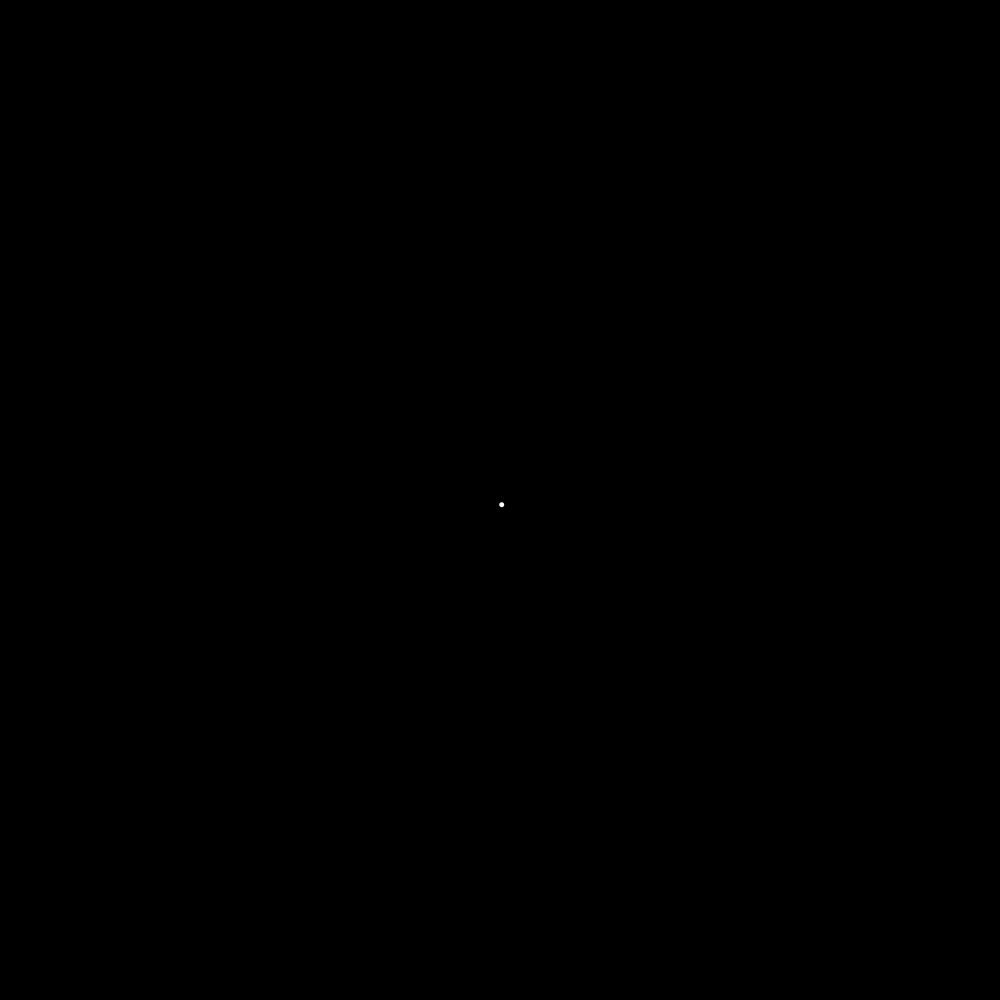
Frame 1 (no input)
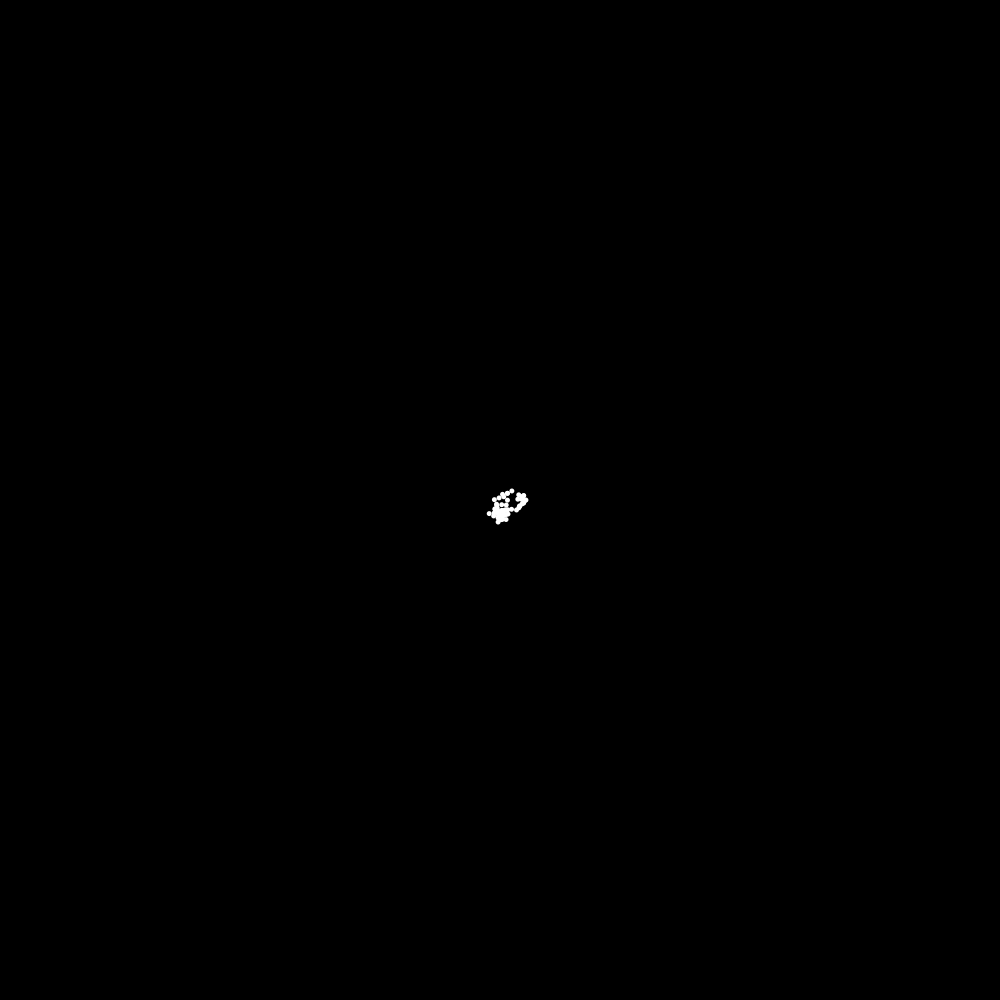
Frame 60 (the mouse pressed at the canvas centre just before this capture)
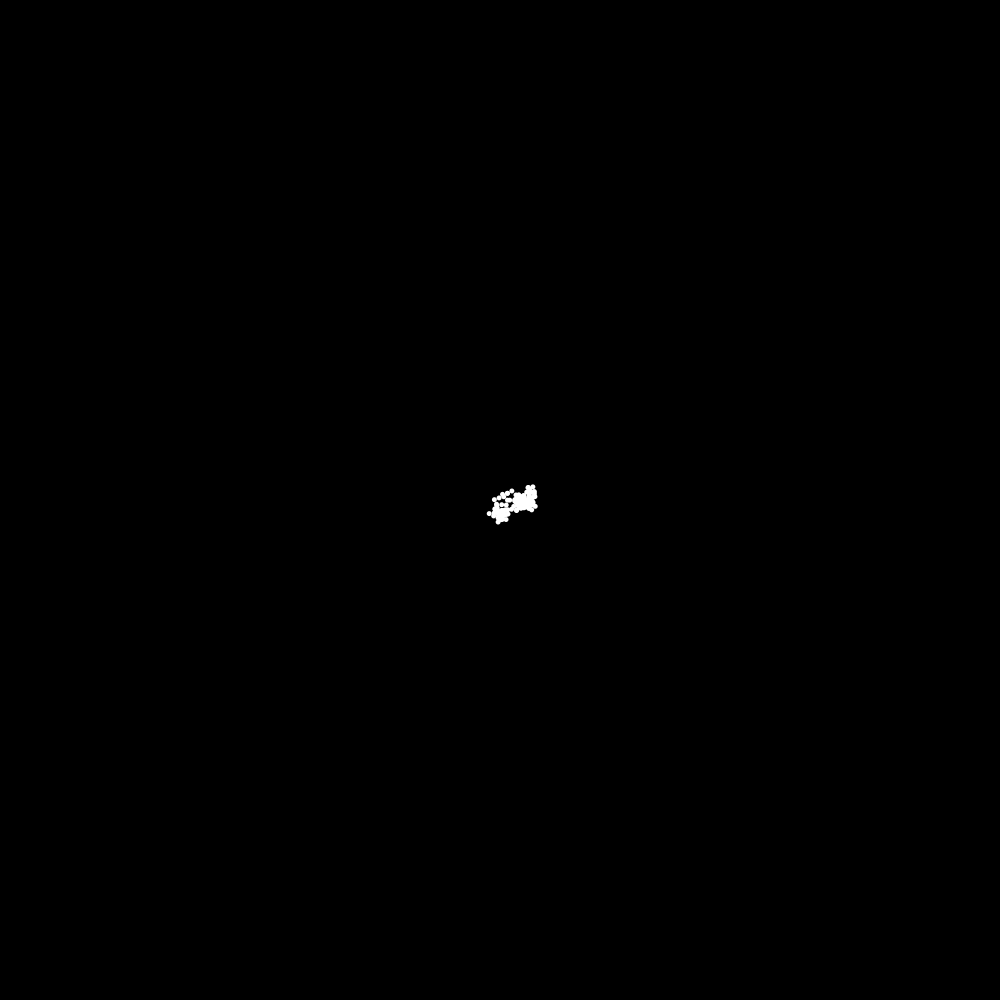
Frame 120 (the mouse held since frame 60 and released just before this capture)

The Processing sketch that drew these frames (run headless with seeded random() and noise(); from frame 60 on, the mouse is pressed at the canvas centre):

// Processing sketch: cc_tut_vectors_02
// ── cc_tut_vectors_02.pde
Agent myAgent;

void setup() {
  size(1000, 1000);
  myAgent = new Agent();
  background(0);
}

void draw() {
  myAgent.update();
  myAgent.show();
}

// ── Agent.pde
class Agent {
  PVector position;
  PVector velocity;
  
  Agent() {
    position = new PVector(width/2, height/2);
    velocity = new PVector(0, 0);
  }
  
  void update() {
    velocity = PVector.random2D();
    velocity.mult(5);
    position.add(velocity);
  }
  
  void show() {
    noStroke();
    fill(255);
    circle(position.x, position.y, 5);
  }
}
